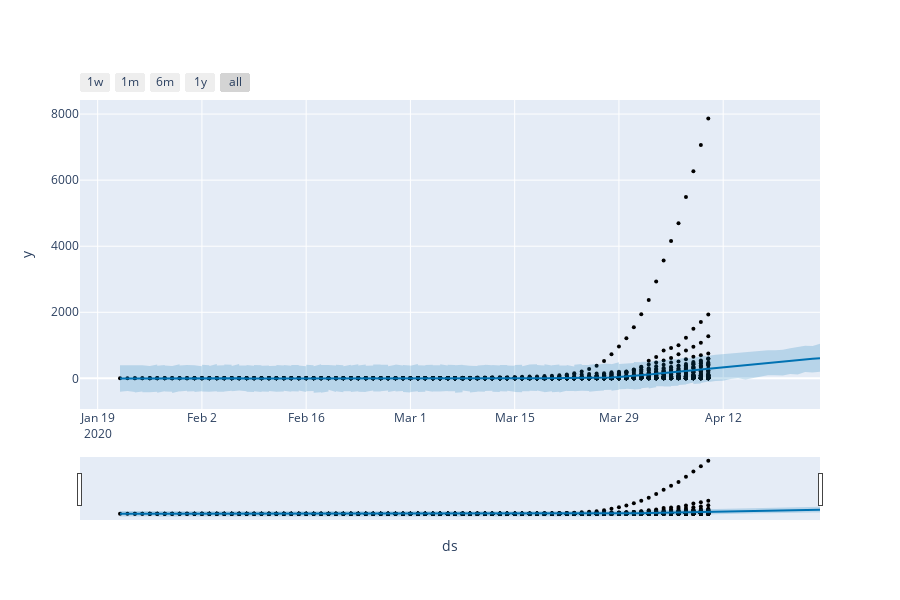

Notebook code cell kept with this figure:
### Code cell
figure_dth = plot_plotly(m2, forecast_dth)
py.iplot(figure_dth)

### Figure 1 — Plotly figure (JSON) as saved in the notebook; plotly's stock layout.template omitted (floating-point values rounded to 4 significant figures; data arrays with more than 128 entries replaced by an {"elided": "..."} marker saying what was removed)
{"data": [{"marker": {"color": "black", "size": 4}, "mode": "markers", "name": "Actual", "type": "scatter", "x": {"elided": "2730 str values"}, "y": {"elided": "2730 int values"}}, {"hoverinfo": "skip", "line": {"width": 0}, "mode": "lines", "type": "scatter", "x": {"elided": "2745 str values"}, "y": {"elided": "2745 float values"}}, {"fill": "tonexty", "fillcolor": "rgba(0, 114, 178, 0.2)", "line": {"color": "#0072B2", "width": 2}, "mode": "lines", "name": "Predicted", "type": "scatter", "x": {"elided": "2745 str values"}, "y": {"elided": "2745 float values"}}, {"fill": "tonexty", "fillcolor": "rgba(0, 114, 178, 0.2)", "hoverinfo": "skip", "line": {"width": 0}, "mode": "lines", "type": "scatter", "x": {"elided": "2745 str values"}, "y": {"elided": "2745 float values"}}], "layout": {"height": 600, "showlegend": false, "width": 900, "xaxis": {"rangeselector": {"buttons": [{"count": 7, "label": "1w", "step": "day", "stepmode": "backward"}, {"count": 1, "label": "1m", "step": "month", "stepmode": "backward"}, {"count": 6, "label": "6m", "step": "month", "stepmode": "backward"}, {"count": 1, "label": "1y", "step": "year", "stepmode": "backward"}, {"step": "all"}]}, "rangeslider": {"visible": true}, "title": {"text": "ds"}, "type": "date"}, "yaxis": {"title": {"text": "y"}}}}
